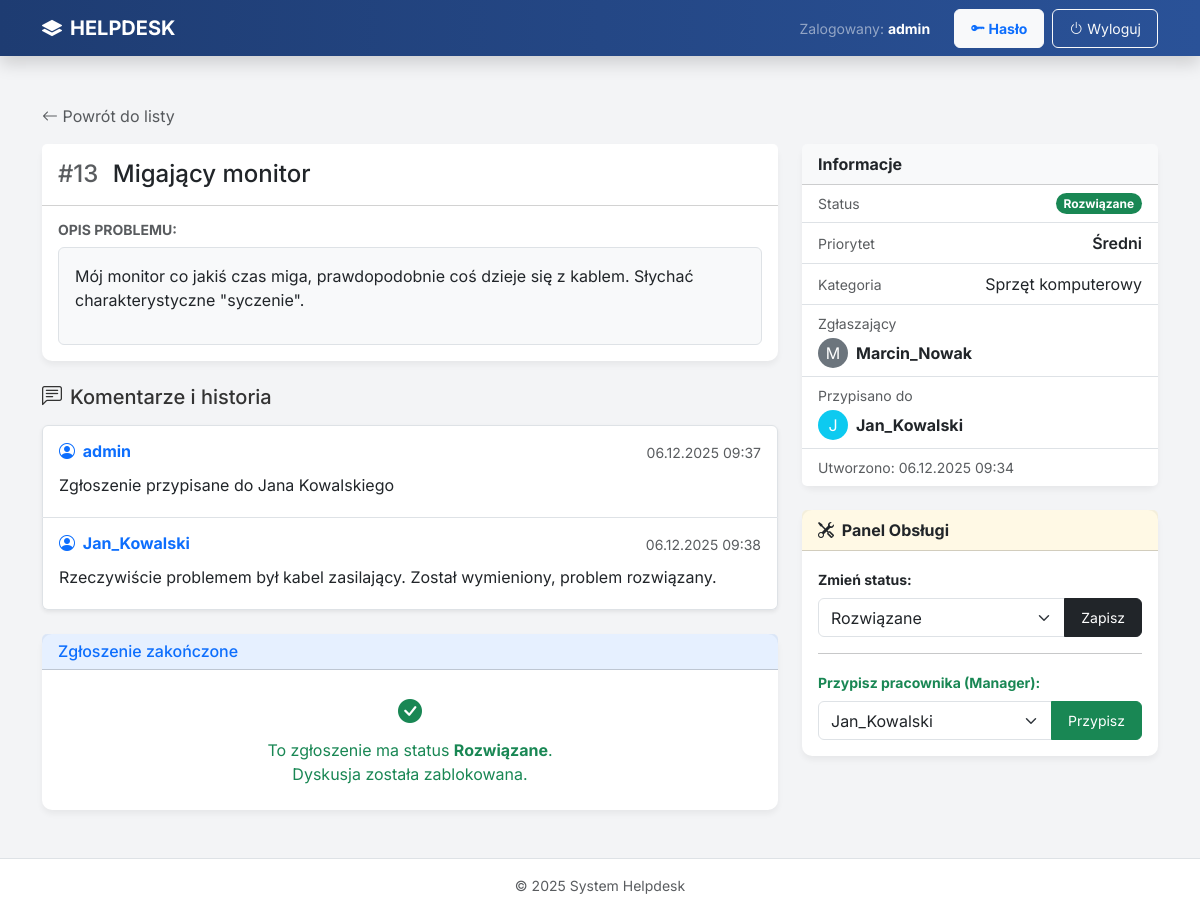
Page /helpdesk/zgloszenie/13/ (signed in) on the committed database.
### helpdesk/models.py (models this page shows, shortened)
class Zgloszenie(models.Model):
        STATUS_CHOICES = [('NOWE', 'Nowe'),
                          ('W_TOKU', 'W toku'),
                          ('ROZWIAZANE', 'Rozwiązane'),
                          ]
        PRIORYTET_CHOICES = [('NISKI', 'Niski'),
                             ('SREDNI', 'Średni'),
                             ('WYSOKI', 'Wysoki'),
                             ]
        tytul = models.CharField(max_length=255)
        opis = models.TextField()
        status = models.CharField(max_length=20, choices=STATUS_CHOICES, default='NOWE')
        priorytet = models.CharField(max_length=20, choices=PRIORYTET_CHOICES, default='SREDNI')
        kategoria = models.ForeignKey(Kategoria, on_delete=models.SET_NULL, null=True, blank=True)
        zgloszone_przez = models.ForeignKey(User, on_delete=models.CASCADE, related_name='moje_zgloszenia')
        przypisane_do = models.ForeignKey(User, on_delete=models.SET_NULL, null=True, blank=True, related_name='przypisane_zgloszenia')
        data_utworzenia = models.DateTimeField(auto_now_add=True)
        data_aktualizacji = models.DateTimeField(auto_now=True)
        class Meta:
            ordering = ['-data_utworzenia']
            verbose_name = 'Zgloszenie'
            verbose_name_plural = 'Zgloszenia'

class Komentarz(models.Model):
    zgloszenie = models.ForeignKey(Zgloszenie, on_delete=models.CASCADE, related_name='komentarze')
    autor = models.ForeignKey(User, on_delete=models.CASCADE)
    tresc = models.TextField()
    data_dodania = models.DateTimeField(auto_now_add=True)
    class Meta:
        ordering = ['data_dodania']
        verbose_name = 'Komentarz'
        verbose_name_plural = 'Komentarze'

class Kategoria(models.Model):
    nazwa = models.CharField(max_length=100)
    def __str__(self):
        return self.nazwa
    class Meta:
        verbose_name = 'Kategoria'
        verbose_name_plural = 'Kategorie'

### helpdesk/views.py (the view, shortened to what this page needs)
# urls.py: path('zgloszenie/<int:pk>/', views.ZgloszenieDetailView.as_view(), name='zgloszenie_detail'),
class ZgloszenieDetailView(LoginRequiredMixin, View):
    def get(self, request, pk):
        zgloszenie = get_object_or_404(Zgloszenie, pk=pk)
        komentarze = zgloszenie.komentarze.all()
        form_komentarz = KomentarzForm()
        is_manager = request.user.groups.filter(name='IT Manager').exists()
        is_pracownik_it = request.user.groups.filter(name='Pracownik IT').exists()
        is_staff = is_manager or is_pracownik_it
        form_przypisania = None
        form_status = None
        if is_manager:
            form_przypisania = PrzypiszZgloszenieForm(instance=zgloszenie)
        if is_staff:
            form_status = ZmienStatusForm(instance=zgloszenie)
        czy_zamkniete = zgloszenie.status in ['ROZWIAZANE', 'ZAMKNIETE']
        return render(request, "zgloszenie_detail.html", {
            "zgloszenie": zgloszenie,
            "komentarze": komentarze,
            "form": form_komentarz,
            "form_przypisania": form_przypisania,
            "form_status": form_status,  # NOWE: Formularz zmiany statusu
            "is_manager": is_manager,
            "is_staff": is_staff,  # NOWE: Flaga dla IT
            "czy_zamkniete": czy_zamkniete,  # NOWE: Flaga blokady
        })

### helpdesk/forms.py
class KomentarzForm(forms.ModelForm):
    class Meta:
        model = Komentarz
        fields = ['tresc']

class PrzypiszZgloszenieForm(forms.ModelForm):
    class Meta:
        model = Zgloszenie
        fields = ['przypisane_do']
        labels = {
            'przypisane_do': 'Wybierz pracownika IT'
        }
        widgets = {
            'przypisane_do': forms.Select(attrs={'class': 'form-select'})
        }
    def __init__(self, *args, **kwargs):
        super().__init__(*args, **kwargs)
        try:
            grupa_it = Group.objects.get(name='Pracownik IT')
            self.fields['przypisane_do'].queryset = User.objects.filter(groups=grupa_it)
        except Group.DoesNotExist:
            self.fields['przypisane_do'].queryset = User.objects.none()

### helpdesk/templates/zgloszenie_detail.html (shortened to what this page needs)
{% extends "base.html" %}
{% block content %}
<div class="mb-3">
    <a href="{% url 'helpdesk:dashboard' %}" class="text-decoration-none text-muted">
        <i class="bi bi-arrow-left"></i> Powrót do listy
    </a>
</div>
<div class="row">
    <div class="col-lg-8">
        <div class="card mb-4">
            <div class="card-header bg-white py-3 d-flex justify-content-between align-items-center">
                <h4 class="mb-0">
                    <span class="text-muted me-2">#{{ zgloszenie.id }}</span>
                    {{ zgloszenie.tytul }}
                </h4>
            </div>
            <div class="card-body">
                <h6 class="text-muted text-uppercase small fw-bold mb-2">Opis problemu:</h6>
                <div class="bg-light p-3 rounded border">
                    {{ zgloszenie.opis|linebreaks }}
                </div>
            </div>
        </div>
        <h5 class="mb-3"><i class="bi bi-chat-left-text me-2"></i>Komentarze i historia</h5>
        {% if komentarze %}
            <div class="list-group mb-4 shadow-sm">
                {% for k in komentarze %}
                    <div class="list-group-item p-3">
                        <div class="d-flex w-100 justify-content-between mb-2">
                            <h6 class="mb-1 text-primary fw-bold">
                                <i class="bi bi-person-circle me-1"></i> {{ k.autor.username }}
                            </h6>
                            <small class="text-muted">{{ k.data_dodania|date:"d.m.Y H:i" }}</small>
                        </div>
                        <p class="mb-1 text-dark">{{ k.tresc|linebreaksbr }}</p>
                    </div>
                {% endfor %}
            </div>
        {% else %}
            <div class="alert alert-info border-0 shadow-sm mb-4">
                <i class="bi bi-info-circle me-2"></i> Brak komentarzy w tym zgłoszeniu.
            </div>
        {% endif %}
        <div class="card border-primary border-opacity-25">
            <div class="card-header bg-primary bg-opacity-10 py-2">
                <h6 class="mb-0 text-primary">
                    {% if czy_zamkniete %}Zgłoszenie zakończone{% else %}Dodaj odpowiedź{% endif %}
                </h6>
            </div>
            <div class="card-body">
                {% if czy_zamkniete %}
                    <div class="text-center py-2 text-success">
                        <i class="bi bi-check-circle-fill fs-4 d-block mb-2"></i>
                        To zgłoszenie ma status <strong>{{ zgloszenie.get_status_display }}</strong>.<br>
                        Dyskusja została zablokowana.
                    </div>
                {% endif %}
            </div>
        </div>
    </div>
    <div class="col-lg-4">
        <div class="card mb-4">
            <div class="card-header bg-light fw-bold">Informacje</div>
            <ul class="list-group list-group-flush">
                <li class="list-group-item d-flex justify-content-between align-items-center">
                    <span class="text-muted small">Status</span>
                    {% if zgloszenie.status == 'ROZWIAZANE' or zgloszenie.status == 'Rozwiazane' %}
                        <span class="badge bg-success rounded-pill">Rozwiązane</span>
                    {% elif zgloszenie.status == 'W_TOKU' %}
                        <span class="badge bg-warning text-dark rounded-pill">W toku</span>
                    {% else %}
                        <span class="badge bg-secondary rounded-pill">{{ zgloszenie.get_status_display }}</span>
                    {% endif %}
                </li>
                <li class="list-group-item d-flex justify-content-between align-items-center">
                    <span class="text-muted small">Priorytet</span>
                    <span class="fw-semibold">{{ zgloszenie.get_priorytet_display }}</span>
                </li>
                <li class="list-group-item d-flex justify-content-between align-items-center">
                    <span class="text-muted small">Kategoria</span>
                    <span class="text-end">{{ zgloszenie.kategoria }}</span>
                </li>
                <li class="list-group-item">
                    <div class="text-muted small mb-1">Zgłaszający</div>
                    <div class="d-flex align-items-center">
                        <div class="bg-secondary text-white rounded-circle d-flex align-items-center justify-content-center me-2" style="width: 30px; height: 30px;">
                            {{ zgloszenie.zgloszone_przez.username|slice:":1"|upper }}
                        </div>
                        <span class="fw-bold">{{ zgloszenie.zgloszone_przez.username }}</span>
                    </div>
                </li>
                <li class="list-group-item">
                    <div class="text-muted small mb-1">Przypisano do</div>
                    {% if zgloszenie.przypisane_do %}
                         <div class="d-flex align-items-center">
                            <div class="bg-info text-white rounded-circle d-flex align-items-center justify-content-center me-2" style="width: 30px; height: 30px;">
                                {{ zgloszenie.przypisane_do.username|slice:":1"|upper }}
                            </div>
                            <span class="fw-bold">{{ zgloszenie.przypisane_do.username }}</span>
                        </div>
                    {% else %}
                        <span class="text-muted fst-italic">Brak przypisania</span>
                    {% endif %}
                </li>
                <li class="list-group-item text-muted small">
                    Utworzono: {{ zgloszenie.data_utworzenia|date:"d.m.Y H:i" }}
                </li>
            </ul>
        </div>
        {% if is_staff %}
            <div class="card border-warning mb-4">
                <div class="card-header bg-warning bg-opacity-10 fw-bold text-dark">
                    <i class="bi bi-tools me-1"></i> Panel Obsługi
                </div>
                <div class="card-body">
                    <div class="mb-3">
                        <label class="form-label small fw-bold">Zmień status:</label>
                        <form method="post" action="{% url 'helpdesk:zgloszenie_status' zgloszenie.pk %}">
                            <div class="input-group">
                                {{ form_status.status }}
                                <button type="submit" class="btn btn-dark btn-sm">Zapisz</button>
                            </div>
                        </form>
                    </div>
                    {% if is_manager %}
                        <hr>
                        <div class="mb-0">
                            <label class="form-label small fw-bold text-success">Przypisz pracownika (Manager):</label>
                            <form method="post" action="{% url 'helpdesk:zgloszenie_przypisz' zgloszenie.pk %}">
                                <div class="input-group">
                                    {{ form_przypisania.przypisane_do }}
                                    <button type="submit" class="btn btn-success btn-sm">Przypisz</button>
                                </div>
                            </form>
                        </div>
                    {% endif %}
                </div>
            </div>
        {% endif %}
    </div>
</div>
{% endblock %}

### templates/base.html (shortened to what this page needs)
<!doctype html>
<html lang="pl" class="h-100">
<head>
    <link href="https://cdn.jsdelivr.net/npm/bootstrap@5.3.3/dist/css/bootstrap.min.css" rel="stylesheet">
    <link rel="stylesheet" href="https://cdn.jsdelivr.net/npm/bootstrap-icons@1.11.3/font/bootstrap-icons.min.css">
</head>
<body class="d-flex flex-column h-100">
    <nav class="navbar navbar-expand-lg navbar-dark shadow">
        <div class="container">
            <a class="navbar-brand fw-bold" href="{% url 'helpdesk:dashboard' %}">
                <i class="bi bi-layers-fill me-2"></i>HELPDESK
            </a>
            {% if user.is_authenticated %}
                <div class="collapse navbar-collapse justify-content-end" id="navbarNav">
                    <ul class="navbar-nav align-items-center gap-2">
                        <li class="nav-item text-white-50 me-3 d-none d-lg-block">
                            <small>Zalogowany: <strong class="text-white">{{ user.username }}</strong></small>
                        </li>
                        <li class="nav-item">
                            <a href="{% url 'password_change' %}" class="btn btn-sm btn-light text-primary fw-bold">
                                <i class="bi bi-key-fill"></i> Hasło
                            </a>
                        </li>
                        <li class="nav-item">
                            <form action="{% url 'logout' %}" method="post" class="d-inline">
                                <button type="submit" class="btn btn-sm btn-outline-light">
                                    <i class="bi bi-power"></i> Wyloguj
                                </button>
                            </form>
                        </li>
                    </ul>
                </div>
            {% endif %}
        </div>
    </nav>
    <main class="flex-shrink-0 py-5">
        <div class="container">
            {% block content %}{% endblock %}
        </div>
    </main>
    <footer class="footer mt-auto py-3 bg-white text-center border-top text-muted small">
        <div class="container">
            &copy; 2025 System Helpdesk
        </div>
    </footer>
</body>
</html>

### templates/base.html (style rules this page uses)
body { background-color: #f3f4f6; font-family: 'Inter', sans-serif; color: #333; }
.navbar { background: linear-gradient(90deg, #1e3c72 0%, #2a5298 100%); }
.card { border: none; border-radius: 10px; box-shadow: 0 4px 6px rgba(0, 0, 0, 0.05); transition: transform 0.2s; }
.btn { border-radius: 6px; padding: 0.5rem 1rem; }

### rows in the picture
Zgloszenie: id "13", tytul "Migający monitor", opis "Mój monitor co jakiś czas miga, prawdopodobnie coś dzieje się z kablem. Słychać charakterystyczne \"syczenie\".", status "Rozwiązane", priorytet "Średni", kategoria "Sprzęt komputerowy", zgloszone_przez.username "M", zgloszone_przez.username "Marcin_Nowak", przypisane_do.username "J", przypisane_do.username "Jan_Kowalski", data_utworzenia "06.12.2025 09:34", przypisane_do "Jan_Kowalski"
Komentarz: autor.username "admin", data_dodania "06.12.2025 09:37", tresc "Zgłoszenie przypisane do Jana Kowalskiego"
Komentarz: autor.username "Jan_Kowalski", data_dodania "06.12.2025 09:38", tresc "Rzeczywiście problemem był kabel zasilający. Został wymieniony, problem rozwiązany."

### other values in the picture
{{ user.username }} "admin"
